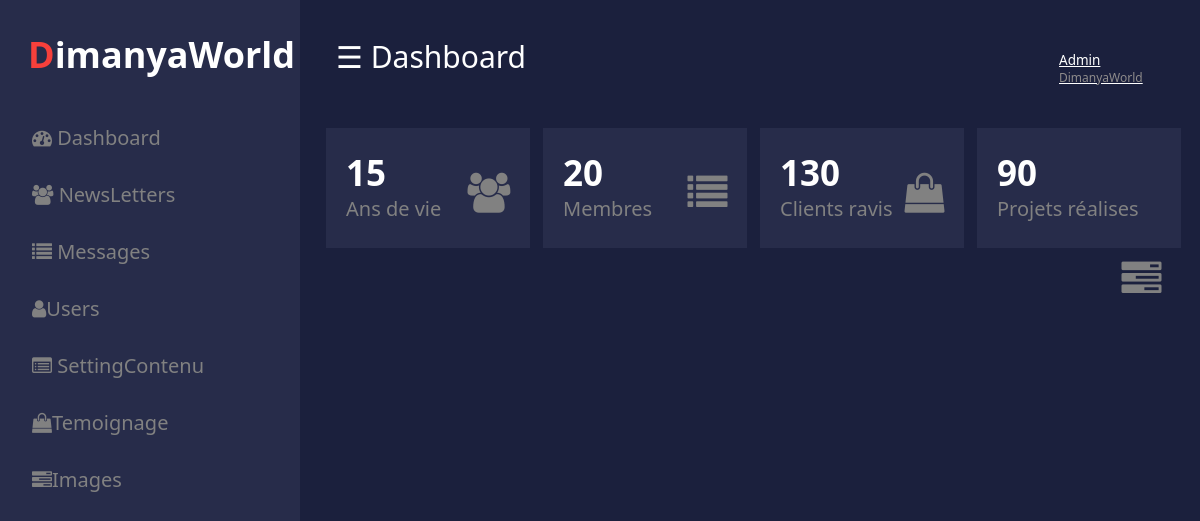
The app's page /New_folder/accueil.php with its own data.
### tables this page shows
CREATE TABLE `contenusslider` (
  `id` int(11) NOT NULL,
  `Experience` varchar(255) NOT NULL,
  `TitreSlider1` text NOT NULL,
  `TitreSlider2` text NOT NULL,
  `membres` varchar(5) NOT NULL,
  `Nprojets` varchar(5) NOT NULL,
  `clientsS` varchar(5) NOT NULL
);

### New_folder/accueil.php (the view, shortened to what this page needs)
<!Doctype HTML>
<html>
<head>
	<link rel="stylesheet" href="css/style.css" type="text/css" />
	<link rel="stylesheet" href="https://cdnjs.cloudflare.com/ajax/libs/font-awesome/4.7.0/css/font-awesome.min.css">
</head>
<body>
	<div id="mySidenav" class="sidenav">
		<p class="logo"><span>D</span>imanyaWorld</p>
		<a href="accueil.php" class="icon-a"><i class="fa fa-dashboard icons"></i> Dashboard</a>
		<a href="NewsLetters.php" class="icon-a"><i class="fa fa-users icons"></i> NewsLetters</a>
		<a href="Messages.php" class="icon-a"><i class="fa fa-list icons"></i> Messages</a>
		<a href="user.php" class="icon-a"><i class="fa fa-user icons"></i>Users</a>
		<a href="setting_site.php" class="icon-a"><i class="fa fa-list-alt icons"></i> SettingContenu</a>
		<a href="temoignage.php" class="icon-a"><i class="fa fa-shopping-bag icons"></i>Temoignage</a>
		<a href="#" class="icon-a"><i class="fa fa-tasks icons"></i>Images</a>
	</div>
	<div id="main">
		<div class="head">
			<div class="col-div-6">
				<span style="font-size:30px;cursor:pointer; color: white;" class="nav">☰ Dashboard</span>
			</div>
			<div class="col-div-6">
				<div class="profile">
					<a href="index.php" img src="images/user.png" class="pro-img">
						<p>Admin<span>DimanyaWorld</span></p>
					</a>
				</div>
			</div>
		</div>
		<br />
		<?php
		include_once "connexion.php";
		$req = mysqli_query($Con, " SELECT * FROM  contenusslider");
		if (mysqli_num_rows($req) == 0) {
			echo "Aucune nouvelle n'a été ajoutée";
		} else {
			while ($rows = mysqli_fetch_assoc($req)) {
		?>
				<div class="col-div-3">
					<div class="box">
						<p><?= $rows["Experience"] ?><br /><span>Ans de vie</span></p>
						<i class="fa fa-users box-icon"></i>
					</div>
				</div>
				<div class="col-div-3">
					<div class="box">
						<p><?= $rows["membres"] ?><br /><span>Membres </span></p>
						<i class="fa fa-list box-icon"></i>
					</div>
				</div>
				<div class="col-div-3">
					<div class="box">
						<p><?= $rows["clientsS"] ?><br /><span>Clients ravis</span></p>
						<i class="fa fa-shopping-bag box-icon"></i>
					</div>
				</div>
				<div class="col-div-3">
					<div class="box">
						<p><?= $rows["Nprojets"] ?><br /><span>Projets réalises</span></p>
						<i class="fa fa-tasks box-icon"></i>
					</div>
				</div>
		<?php
			}
		}
		?>
		<br /><br />
</body>
</html>

### New_folder/css/style.css (style rules this page uses)
* { margin: 0; padding: 0; }
body { margin: 0px; padding: 0px; background-color: #1b203d; overflow: hidden; font-family: system-ui; }
.logo { margin: 0px; margin-left: 28px; font-weight: bold; color: white; margin-bottom: 30px; }
.logo span { color: #f7403b; }
.sidenav { height: 100%; width: 300px; position: fixed; z-index: 1; top: 0; left: 0; background-color: #272c4a; overflow: hidden; transition: 0.5s; padding-top: 30px; }
.sidenav a { padding: 15px 8px 15px 32px; text-decoration: none; font-size: 20px; color: #818181; display: block; transition: 0.3s; }
.sidenav { position: absolute; top: 0; right: 25px; font-size: 36px; }
#main { transition: margin-left 0.5s; padding: 16px; margin-left: 300px; }
.head { padding: 20px; }
.col-div-6 { width: 50%; float: left; }
.profile { display: inline-block; float: right; width: 160px; }
.pro-img { float: left; width: 40px; margin-top: 5px; }
.profile p { color: white; font-weight: 500; margin-left: 55px; margin-top: 10px; font-size: 13.5px; }
.profile p span { font-weight: 400; font-size: 12px; display: block; color: #8e8b8b; }
.col-div-3 { width: 25%; float: left; }
.box { width: 85%; height: 100px; background-color: #272c4a; margin-left: 10px; padding: 10px; }
.box p { font-size: 35px; color: white; font-weight: bold; line-height: 30px; padding-left: 10px; margin-top: 20px; display: inline-block; }
.box p span { font-size: 20px; font-weight: 400; color: #818181; }
.box-icon { font-size: 40px !important; float: right; margin-top: 35px !important; color: #818181; padding-right: 10px; }
label, a, input { color: white; }

### records on screen
contenusslider: Experience "15", membres "20", clientsS "130", Nprojets "90"
